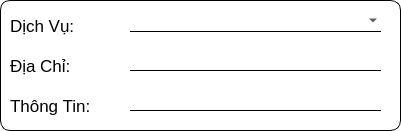
     <widget class="QGroupBox" name="groupBox_5">
      <property name="geometry">
       <rect>
        <x>670</x>
        <y>430</y>
        <width>401</width>
        <height>131</height>
       </rect>
      </property>
      <property name="maximumSize">
       <size>
        <width>410</width>
        <height>150</height>
       </size>
      </property>
      <property name="font">
       <font>
        <family>Sitka Display</family>
        <pointsize>16</pointsize>
        <weight>9</weight>
        <italic>false</italic>
        <bold>false</bold>
       </font>
      </property>
      <property name="styleSheet">
       <string notr="true">background-color: rgb(255, 255, 255);
color: rgb(0, 0, 0);
font: 75 16pt &quot;Sitka Display&quot;;
border-radius:10px;
border: 0.5px solid black;</string>
      </property>
      <property name="title">
       <string/>
      </property>
      <property name="alignment">
       <set>Qt::AlignCenter</set>
      </property>
      <widget class="QLabel" name="label_8">
       <property name="geometry">
        <rect>
         <x>10</x>
         <y>10</y>
         <width>121</width>
         <height>31</height>
        </rect>
       </property>
       <property name="font">
        <font>
         <family>MS Shell Dlg 2</family>
         <pointsize>13</pointsize>
         <weight>50</weight>
         <italic>false</italic>
         <bold>false</bold>
        </font>
       </property>
       <property name="styleSheet">
        <string notr="true">font: 13pt &quot;MS Shell Dlg 2&quot;;
color: rgb(0, 0, 0);
border-radius:0px;
border: 0px;
</string>
       </property>
       <property name="text">
        <string>Dịch Vụ:</string>
       </property>
      </widget>
      <widget class="QLabel" name="label_16">
       <property name="geometry">
        <rect>
         <x>10</x>
         <y>90</y>
         <width>111</width>
         <height>31</height>
        </rect>
       </property>
       <property name="font">
        <font>
         <family>MS Shell Dlg 2</family>
         <pointsize>13</pointsize>
         <weight>50</weight>
         <italic>false</italic>
         <bold>false</bold>
        </font>
       </property>
       <property name="styleSheet">
        <string notr="true">font: 13pt &quot;MS Shell Dlg 2&quot;;
color: rgb(0, 0, 0);
border-radius:0px;
border: 0px;
</string>
       </property>
       <property name="text">
        <string>Thông Tin:</string>
       </property>
      </widget>
      <widget class="QLineEdit" name="lineEditThongTin">
       <property name="geometry">
        <rect>
         <x>130</x>
         <y>80</y>
         <width>251</width>
         <height>31</height>
        </rect>
       </property>
       <property name="font">
        <font>
         <family>MS Shell Dlg 2</family>
         <pointsize>12</pointsize>
         <weight>50</weight>
         <italic>false</italic>
         <bold>false</bold>
        </font>
       </property>
       <property name="styleSheet">
        <string notr="true">
    QLineEdit {
        border: none;
        border-bottom: 1px solid black;
	
		font: 12pt &quot;MS Shell Dlg 2&quot;;
        background: transparent;
        border-radius: 0px;

}</string>
       </property>
       <property name="alignment">
        <set>Qt::AlignLeading|Qt::AlignLeft|Qt::AlignVCenter</set>
       </property>
      </widget>
      <widget class="QComboBox" name="comboBoxDichVu">
       <property name="geometry">
        <rect>
         <x>130</x>
         <y>10</y>
         <width>251</width>
         <height>22</height>
        </rect>
       </property>
       <property name="styleSheet">
        <string notr="true">QComboBox {
    border: none;
    border-bottom: 1px solid black; 
	font: 12pt &quot;MS Shell Dlg 2&quot;;
    background: transparent;
	border-radius: 0px;
}</string>
       </property>
      </widget>
      <widget class="QLineEdit" name="lineEditDiaChi">
       <property name="geometry">
        <rect>
         <x>130</x>
         <y>40</y>
         <width>251</width>
         <height>31</height>
        </rect>
       </property>
       <property name="font">
        <font>
         <family>MS Shell Dlg 2</family>
         <pointsize>12</pointsize>
         <weight>50</weight>
         <italic>false</italic>
         <bold>false</bold>
        </font>
       </property>
       <property name="styleSheet">
        <string notr="true">
    QLineEdit {
        border: none;
        border-bottom: 1px solid black;
	
		font: 12pt &quot;MS Shell Dlg 2&quot;;
        background: transparent;
        border-radius: 0px;

}</string>
       </property>
       <property name="alignment">
        <set>Qt::AlignLeading|Qt::AlignLeft|Qt::AlignVCenter</set>
       </property>
      </widget>
      <widget class="QLabel" name="label_17">
       <property name="geometry">
        <rect>
         <x>10</x>
         <y>50</y>
         <width>101</width>
         <height>31</height>
        </rect>
       </property>
       <property name="font">
        <font>
         <family>MS Shell Dlg 2</family>
         <pointsize>13</pointsize>
         <weight>50</weight>
         <italic>false</italic>
         <bold>false</bold>
        </font>
       </property>
       <property name="styleSheet">
        <string notr="true">font: 13pt &quot;MS Shell Dlg 2&quot;;
color: rgb(0, 0, 0);
border-radius:0px;
border: 0px;</string>
       </property>
       <property name="text">
        <string>Địa Chỉ:</string>
       </property>
      </widget>
     </widget>
